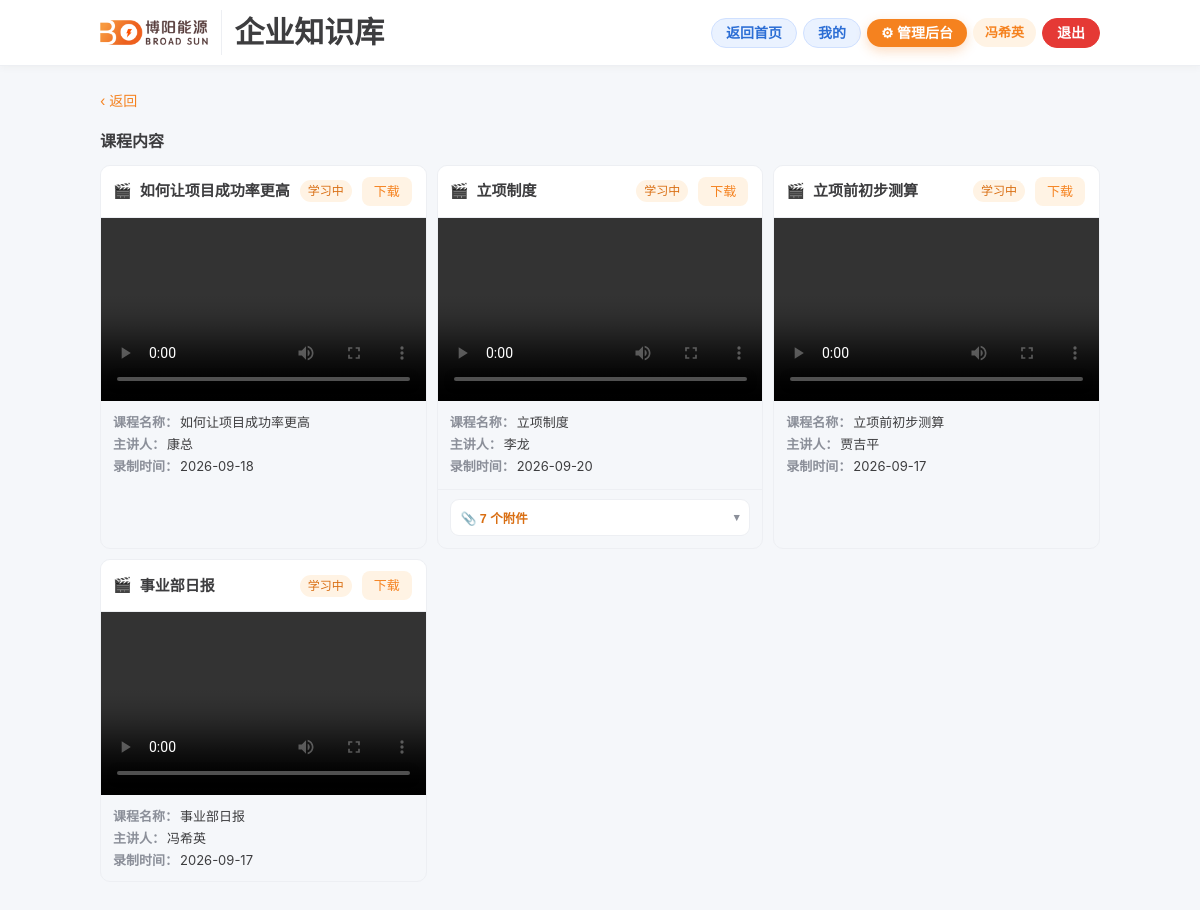
Screenshot of /course/1 (signed in) with the database file from the repository.
### tables this page shows
CREATE TABLE users (
    id            INTEGER PRIMARY KEY AUTOINCREMENT,
    wecom_userid  TEXT UNIQUE,
    name          TEXT NOT NULL,
    dept          TEXT,
    avatar        TEXT,
    created_at    REAL DEFAULT 0
);

CREATE TABLE materials (
    id        INTEGER PRIMARY KEY AUTOINCREMENT,
    course_id INTEGER,
    type      TEXT,           -- video | doc | link
    title     TEXT NOT NULL,
    file_path TEXT,           -- 原始文件相对 uploads 的路径
    preview_path TEXT,        -- 转换后的 PDF 预览路径（可选）
    url       TEXT,           -- type=link 时外链
    duration  INTEGER DEFAULT 0,
    sort      INTEGER DEFAULT 0, attach_id INTEGER DEFAULT 0, unit_id INTEGER DEFAULT 0, course_title TEXT, lecturer TEXT, record_time TEXT,
    FOREIGN KEY (course_id) REFERENCES courses(id)
);

CREATE TABLE progress (
    id         INTEGER PRIMARY KEY AUTOINCREMENT,
    user_id    INTEGER,
    material_id INTEGER,
    status     TEXT DEFAULT 'not_started',  -- not_started | in_progress | done
    pct        INTEGER DEFAULT 0,
    updated_at REAL DEFAULT 0,
    UNIQUE(user_id, material_id),
    FOREIGN KEY (user_id) REFERENCES users(id),
    FOREIGN KEY (material_id) REFERENCES materials(id)
);

### app.py (the view)
@app.route("/course/<int:cid>")
def course(cid):
    u = ensure_user()
    if hasattr(u, "status_code"):
        return u
    co = db.get_course(cid)
    if not co:
        abort(404)
    cat = db.fetch_one("SELECT * FROM categories WHERE id=?", (co["category_id"],))
    mats = [dict(m) for m in db.list_materials(cid)]
    atts = _atts_by_video(mats)
    for m in mats:
        p = db.get_progress(u["id"], m["id"])
        m["status"] = p["status"] if p else "not_started"
    for m in mats:
        m["atts"] = atts.get(m["id"], []) if m["type"] == "video" else []
    mats_visible = [m for m in mats if not (m["type"] != "video" and m["attach_id"] in atts)]
    return render_template("course.html", co=co, cat=cat, mats=mats_visible)

### app.py (called while the page is built)
@app.before_request
def load_context():
    g.user = db.get_user(session.get("uid")) if session.get("uid") else None
    g.admin = session.get("admin") is True
    g.wecom_enabled = config.WECOM_ENABLED

@app.context_processor
def inject():
    return dict(user=g.user, admin=g.admin, wecom_enabled=config.WECOM_ENABLED,
                public_base=config.PUBLIC_BASE_URL, max_upload_mb=config.MAX_UPLOAD_MB)

def ensure_user():
    if g.user:
        return g.user
    if config.WECOM_ENABLED:
        redir = config.PUBLIC_BASE_URL or request.host_url.rstrip("/")
        return redirect(wecom.authorize_url(redir + url_for("wecom_callback")))
    return redirect(url_for("login"))

def _atts_by_video(mats):
    videos = set(m["id"] for m in mats if m["type"] == "video")
    out = {}
    for m in mats:
        if m["type"] == "video" or m["attach_id"] not in videos:
            continue
        out.setdefault(m["attach_id"], []).append(m)
    return out

### db.py (called while the page is built)
def get_conn():
    os.makedirs(os.path.dirname(config.DB_PATH), exist_ok=True)
    conn = sqlite3.connect(config.DB_PATH)
    conn.row_factory = sqlite3.Row
    conn.execute("PRAGMA foreign_keys = ON")
    return conn

def fetch_one(sql, args=()):
    conn = get_conn()
    row = conn.execute(sql, args).fetchone()
    conn.close()
    return row

def fetch_all(sql, args=()):
    conn = get_conn()
    rows = conn.execute(sql, args).fetchall()
    conn.close()
    return rows

def get_user(uid):
    return fetch_one("SELECT * FROM users WHERE id=?", (uid,))

def get_course(cid):
    return fetch_one("SELECT * FROM courses WHERE id=?", (cid,))

def list_materials(course_id):
    return fetch_all("SELECT * FROM materials WHERE course_id=? ORDER BY sort, id", (course_id,))

def get_progress(user_id, material_id):
    return fetch_one(
        "SELECT * FROM progress WHERE user_id=? AND material_id=?", (user_id, material_id)
    )

### templates/course.html (shortened to what this page needs)
{% extends "base.html" %}
{% block body %}
<div class="page-head">
  <a class="back" href="{{ url_for('category', key=cat.key) }}">‹ 返回</a>
</div>
<h2 class="section-title">课程内容</h2>
<div class="mat-list">
  {% for m in mats %}
  {% if m.type == 'video' %}
  {% set vtitle = m.course_title or co.title %}
  <div class="course-card">
    <div class="course-card-head">
      <span class="mat-type">🎬</span>
      <a class="course-card-title" href="{{ url_for('material', mid=m.id) }}" title="{{ vtitle }}">{{ vtitle }}</a>
      <span class="mat-status status-{{ m.status }}">
        {{ '已完成' if m.status=='done' else ('学习中' if m.status=='in_progress' else '未学') }}
      </span>
      <a class="mini" href="{{ url_for('uploads', filename=m.file_path) }}" download>下载</a>
    </div>
    <div class="course-card-media">
      <video src="{{ url_for('uploads', filename=m.file_path) }}" controls preload="metadata"></video>
    </div>
    <div class="course-card-meta">
      <div><b>课程名称：</b>{{ vtitle }}</div>
      <div><b>主讲人：</b>{{ m.lecturer or co.lecturer or '—' }}</div>
      <div><b>录制时间：</b>{{ m.record_time or co.record_time or '—' }}</div>
    </div>
      {% if m.atts %}
      <div class="course-card-atts">
        <button type="button" class="atts-toggle" aria-expanded="false">
          <span>📎 {{ m.atts|length }} 个附件</span><span class="atts-caret">▾</span>
        </button>
      </div>
      {% endif %}
    </div>
  {% endif %}
  {% else %}
  <div class="empty">课程暂未上传内容，请联系管理员</div>
  {% endfor %}
</div>
{% endblock %}

### templates/base.html (shortened to what this page needs)
<!DOCTYPE html>
<html lang="zh-CN">
<head>
<link rel="stylesheet" href="{{ url_for('static', filename='css/style.css') }}">
</head>
<body>
<div class="app">
  {% if not hide_topbar %}
  <header class="topbar">
    <div class="topbar-inner">
      <a class="brand" href="{{ url_for('home') }}">
        <img class="brand-logo" src="{{ url_for('static', filename='img/logo.png') }}" alt="博阳能源 BROAD SUN">
        <span class="brand-text">企业知识库</span>
      </a>
      <div class="topbar-right">
        {% if user %}
        <a class="topnav-btn {{ 'active' if request.endpoint=='home' }}" href="{{ url_for('home') }}">返回首页</a>
        <a class="topnav-btn {{ 'active' if request.endpoint=='my' }}" href="{{ url_for('my') }}">我的</a>
        {% endif %}
        <a class="btn-admin" href="{{ url_for('admin_login') }}">⚙ 管理后台</a>
        {% if user %}
        <span class="user-chip">{{ user.name }}{% if admin %} · 管理员{% endif %}</span>
        <a class="topnav-btn topnav-logout" href="{{ url_for('logout') }}">退出</a>
        {% endif %}
      </div>
    </div>
  </header>
  {% endif %}
  <main class="content{% if hide_topbar %} no-topbar{% endif %}">
    {% block body %}{% endblock %}
  </main>
</div>
</body>
</html>

### static/css/style.css (style rules this page uses)
:root { --primary:#F5821F; --primary-d:#D96E12; --primary-l:#FFF3E4; --primary-ll:#FFF9F2; --bg:#F5F7FA; --card:#fff; --text:#3D3D3F; --sub:#8B8F99; --ok:#22B573; --warn:#F5A623; --line:#EDEFF3; --radius:14px; --shadow:0 2px 12px rgba(80,55,20,.07); --shadow-lg:0 8px 30px rgba(80,55,20,.10); --gutter:100px; }
* { box-sizing:border-box;-webkit-tap-highlight-color:transparent }
html,body { margin:0;padding:0;width:100% }
body { font-family:-apple-system,BlinkMacSystemFont,"PingFang SC","Microsoft YaHei",sans-serif; background:var(--bg);color:var(--text);font-size:15px;line-height:1.5;min-height:100vh }
a { color:inherit;text-decoration:none }
img { max-width:100% }
.app { width:100%;min-height:100vh;background:var(--bg);display:flex;flex-direction:column }
.topbar { position:sticky;top:0;z-index:20;background:#fff; border-bottom:1px solid var(--line);box-shadow:0 1px 8px rgba(80,55,20,.05) }
.topbar-inner { width:100%;padding:10px var(--gutter); display:flex;align-items:center;justify-content:space-between;gap:16px }
.brand { display:flex;align-items:center;gap:12px;min-width:0 }
.brand-logo { height:25px;width:auto;display:block }
.brand-text { font-weight:700;font-size:30px;color:var(--text); padding-left:12px;border-left:1px solid var(--line);white-space:nowrap }
.topbar-right { display:flex;align-items:center;gap:6px }
.btn-admin { display:inline-flex;align-items:center;gap:4px;background:var(--primary);color:#fff; font-size:14px;font-weight:600;padding:7px 14px;border-radius:20px;line-height:1;white-space:nowrap; box-shadow:0 4px 12px rgba(245,130,31,.28) }
.topnav-btn { display:inline-flex;align-items:center;font-size:14px;font-weight:600;line-height:1; padding:7px 14px;border-radius:20px;text-decoration:none;cursor:pointer;white-space:nowrap; color:#2C6ED5;background:#EAF2FF;border:1px solid #CFE0FF }
.topnav-logout { color:#fff;background:#E53935;border-color:#E53935 }
.user-chip { font-size:13px;color:var(--primary);background:var(--primary-l); padding:5px 12px;border-radius:20px;font-weight:600;white-space:nowrap }
.content { flex:1;width:100%;padding:18px var(--gutter) 30px }
.section-title { font-size:16px;font-weight:700;margin:0 0 12px;color:var(--text) }
.page-head { width:100%;padding:6px 0 16px }
.back { color:var(--primary);font-size:14px }
.mat-list { display:grid;gap:10px;margin-top:6px; grid-template-columns:repeat(auto-fill,minmax(300px,1fr)) }
.mat-type { font-size:20px }
.mat-status { font-size:12px;padding:2px 8px;border-radius:20px;flex:none }
.status-in_progress { background:#FFF3E4;color:var(--primary-d) }
.mat-type { font-size:15px }
.mini { display:inline-block;padding:5px 12px;background:var(--primary-l);color:var(--primary); border-radius:8px;font-size:13px;border:none;cursor:pointer;margin:2px }
.course-card { background:var(--bg);border:1px solid var(--line);border-radius:10px;overflow:hidden }
.course-card-head { display:flex;align-items:center;gap:8px;padding:9px 12px;border-bottom:1px solid var(--line);background:#fff }
.course-card-title { flex:1;min-width:0;font-weight:700;line-height:1.35; display:-webkit-box;-webkit-line-clamp:2;-webkit-box-orient:vertical;overflow:hidden }
.course-card-media { background:#000;aspect-ratio:16/9;display:flex;align-items:center;justify-content:center }
.course-card-media video { width:100%;height:100%;display:block;background:#000 }
.course-card-meta { padding:10px 12px;font-size:13px;line-height:1.7;color:var(--text) }
.course-card-meta b { color:var(--sub);font-weight:600;margin-right:2px }
.course-card-atts { padding:0 12px 12px;border-top:1px solid var(--line);margin-top:2px }
.atts-toggle { display:flex;align-items:center;justify-content:space-between;gap:8px;width:100%; margin-top:9px;padding:8px 10px;border:1px solid var(--line);border-radius:9px;background:#fff; color:var(--primary-d);font-size:12.5px;font-weight:600;cursor:pointer;text-align:left }
.atts-toggle .atts-caret { flex:none;font-size:11px;color:var(--sub);transition:transform .18s }

### rows the page displays
users: name "冯希英"
materials: type "video" (drawn), mats "如何让项目成功率更高", mats "如何让项目成功率更高", lecturer "康总", record_time "2026-09-18"
progress: status "学习中"
materials: type "video" (drawn), mats "立项制度", mats "立项制度", lecturer "李龙", record_time "2026-09-20"
progress: status "学习中"
materials: type "video" (drawn), mats "立项前初步测算", mats "立项前初步测算", lecturer "贾吉平", record_time "2026-09-17"
progress: status "学习中"
materials: type "video" (drawn), mats "事业部日报", mats "事业部日报", lecturer "冯希英", record_time "2026-09-17"
progress: status "学习中"

### other values shown
{{ m.atts|length }} "7"
